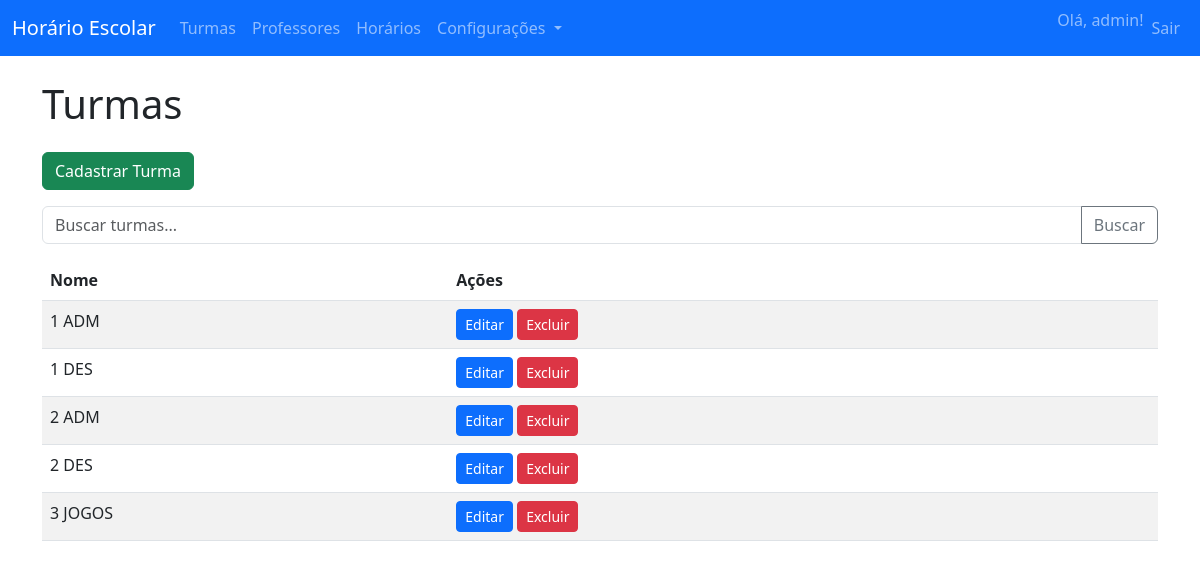
The page /turmas/ (signed in) on the database as committed earlier.
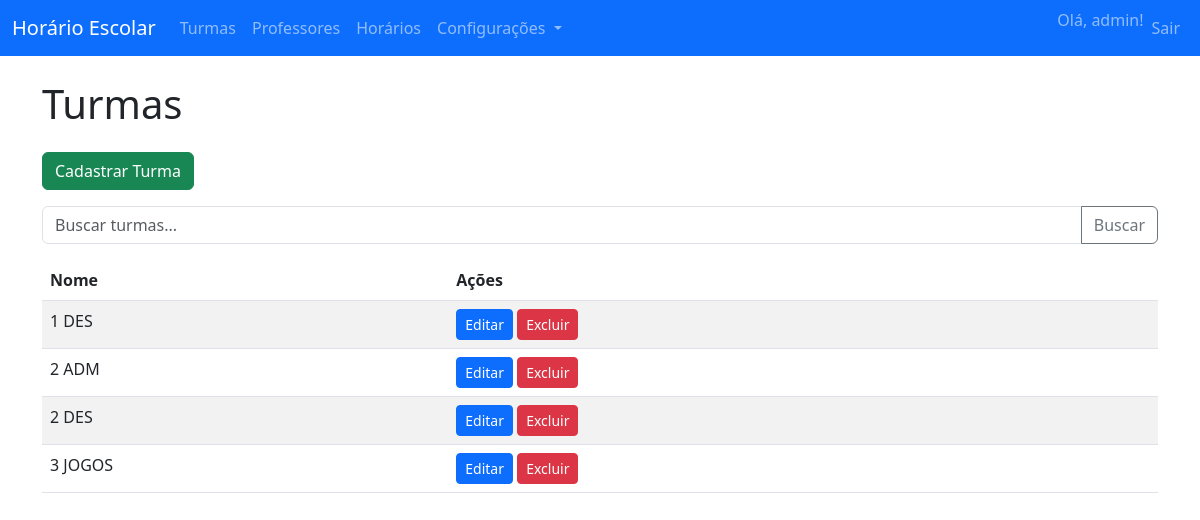
The same page on the database as committed later.
### core/models.py (models this page shows, shortened)
class Turma(models.Model):
	nome = models.CharField(max_length=100)

### core/views.py (the view)
# urls.py: path('turmas/', views.lista_turmas, name='lista_turmas'),
@login_required
def lista_turmas(request):
    query = request.GET.get('q', '')
    turmas = Turma.objects.all().order_by('nome')
    if query:
        turmas = turmas.filter(nome__icontains=query)
    paginator = Paginator(turmas, 10)  # 10 itens por página
    page_number = request.GET.get('page')
    page_obj = paginator.get_page(page_number)
    return render(request, 'core/lista_turmas.html', {
        'page_obj': page_obj,
        'query': query
    })

### core/templates/core/lista_turmas.html (shortened to what this page needs)
{% extends 'core/base.html' %}
{% block content %}
<h1 class="mb-4">Turmas</h1>
<a href="{% url 'cadastrar_turma' %}" class="btn btn-success mb-3">Cadastrar Turma</a>
<form method="get" class="mb-3">
  <div class="input-group">
    <input type="text" class="form-control" name="q" value="{{ query }}" placeholder="Buscar turmas...">
    <button class="btn btn-outline-secondary" type="submit">
       Buscar
    </button>
  </div>
</form>
<table class="table table-striped">
  <thead>
    <tr>
      <th>Nome</th>
      <th>Ações</th>
    </tr>
  </thead>
  <tbody>
    {% for turma in page_obj %}
      <tr>
        <td>{{ turma.nome }}</td>
        <td>
          <a href="{% url 'editar_turma' turma.pk %}" class="btn btn-primary btn-sm">Editar</a>
          <a href="{% url 'excluir_turma' turma.pk %}" class="btn btn-danger btn-sm">Excluir</a>
        </td>
      </tr>
    {% empty %}
      <tr><td colspan="2">Nenhuma turma cadastrada.</td></tr>
    {% endfor %}
  </tbody>
</table>
{% endblock %}

Rows that differ between the two databases and show on the page:
removed Turma: nome "1 ADM"
